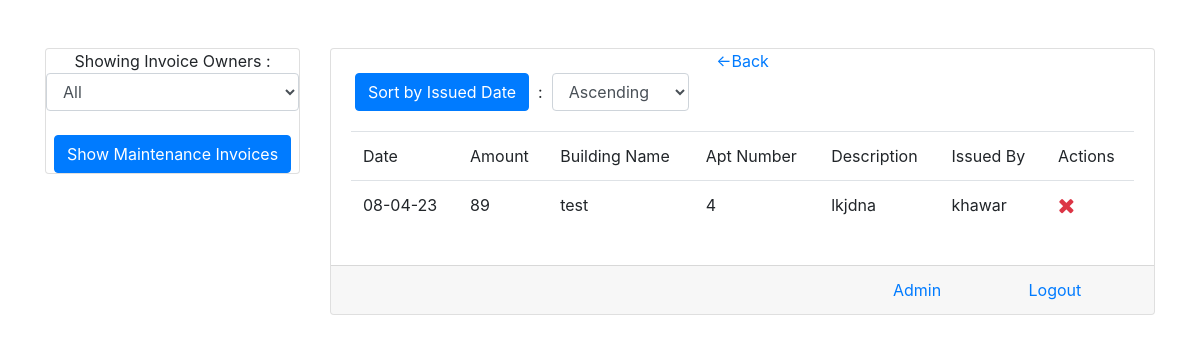
Page /owner-maintenance-invoices/1 (signed in) on the committed database.
### app/models.py (models this page shows, shortened)
class maintenance_invoice(models.Model):
    user = models.ForeignKey(User,on_delete=models.SET_NULL,null=True,blank=True)
    apartment = models.ForeignKey(apartment,on_delete=models.SET_NULL,null=True,blank=True)
    owner = models.ForeignKey(invoice_owner,on_delete=models.CASCADE)
    amount = models.IntegerField(default=0)
    today_date = models.DateField(auto_now_add=True)
    note = models.TextField(max_length=2000,null=True,blank=True)
    invoice_number = models.IntegerField(default=0)
    is_deleted = models.BooleanField(default=False)

class apartment(models.Model):
    aprt_number = models.CharField(max_length=50,null=True,blank=True)
    name = models.CharField(max_length=300,null=True,blank=True)
    phone_nmber = models.CharField(max_length=50,null=True,blank=True)
    type_of = models.CharField(max_length=300,null=True,blank=True)
    dob = models.DateField(null=True,blank=True)
    contract_number = models.CharField(max_length=300,null=True,blank=True)
    elect_number = models.CharField(max_length=300,null=True,blank=True)
    note = models.TextField(max_length=2000,null=True,blank=True)
    building = models.ForeignKey(building,on_delete=models.CASCADE)
    annual_rent = models.CharField(max_length=50,null=True,blank=True)
    payment_method = models.CharField(max_length=10,null=True,blank=True)
    temp_del = models.BooleanField(default=False)
    temp_del_date = models.DateField(null=True,blank=True)
    aprt_link = models.ForeignKey("tenant_link",on_delete=models.SET_NULL,blank=True,null=True)
    new_tenant_added = models.BooleanField(default=False)
    display_order = models.IntegerField(default=0)

class building(models.Model):
    name = models.CharField(max_length=300,null=True,blank=True)
    owner = models.ForeignKey(invoice_owner,on_delete=models.SET_NULL,null=True,blank=True)

### app/views.py (the view, shortened to what this page needs)
# urls.py: path("owner-maintenance-invoices/<str:id>",views.owner_maintenance_invoices,name="owner-maintenance-invoices"),
@login_required(login_url='/')
def owner_maintenance_invoices(request,id):
    if id:
        template = "owners_maintenance_invoice.html"
        context = {}
        obj = get_user_profile(request.user)
        context['type_of_user'] = obj.type_of_user == 'd'
        if id != "x":
            context['sel_owner'] = int(id)
        if request.method == "POST" and request.POST['asc_desc'] in ("0","1"):
            context["order"] = request.POST['asc_desc']
            if request.POST["asc_desc"] == "0":
                if id != "x":
                    objs = maintenance_invoice.objects.filter(is_deleted=False,owner__id=int(id)).order_by("today_date")
                else:
                    if obj.type_of_user in ('v','w'):
                        temp2 = maintenance_invoice.objects.filter(is_deleted=False).order_by("today_date")
                        objs = []
                        for i in temp2:
                            if i.owner in obj.invoice_owner_allowed.all():
                                objs.append(i)
                    else:
                        objs = maintenance_invoice.objects.filter(is_deleted=False).order_by("today_date")
            else:
                if id != "x":
                    objs = maintenance_invoice.objects.filter(is_deleted=False,owner__id=int(id)).order_by("-today_date")
                else:
                    if obj.type_of_user in ('v','w'):
                        temp2 = maintenance_invoice.objects.filter(is_deleted=False).order_by("-today_date")
                        objs = []
                        for i in temp2:
                            if i.owner in obj.invoice_owner_allowed.all():
                                objs.append(i)
                    else:
                        objs = maintenance_invoice.objects.filter(is_deleted=False).order_by("-today_date")
        else:
            if id != "x":
                objs = maintenance_invoice.objects.filter(is_deleted=False,owner__id=int(id))
        context['objs'] = objs
        if obj.type_of_user in ('v','w'):
            temp2 = maintenance_invoice.objects.filter(is_deleted=False)
            temp2_list = []
            for i in temp2:
                if i in obj.invoice_owner_allowed.all():
                    temp2_list.append(i)
            context['owners'] = temp2_list
        else:
            context['owners'] = maintenance_invoice.objects.filter(is_deleted=False)
        return render(request,template,context)
    else:
        return redirect('/home')

### app/views.py (called while the page is built)
def get_user_profile(userobj):
    try:
        obj = user_profile.objects.get(user=userobj)
    except:
        obj = user_profile()
        obj.user = userobj
        obj.save()
    return obj

### templates/owners_maintenance_invoice.html (shortened to what this page needs)
<!DOCTYPE html>
    <html lang="en">
        <head>
            <link rel="stylesheet" href="https://maxcdn.bootstrapcdn.com/bootstrap/4.4.1/css/bootstrap.min.css">
            <link rel="stylesheet" href="https://cdnjs.cloudflare.com/ajax/libs/font-awesome/4.7.0/css/font-awesome.min.css">
        </head>
        <body>
            <br><br>
            <div class="container">
                <div class="row justify-content-center">
                    <div class="col-lg-3">
                        <div class="card">
                            <div class="card-head text-center">
                                Showing Invoice Owners : <select class="form-control" id="owners-invoice">
                                    <option value="x">All</option>
                                </select><br>
                                <button class="btn btn-primary" onclick="redirectToMainInvoices();">
                                    Show Maintenance Invoices
                                </button><br>
                            </div>
                        </div>
                    </div>
                    <div class="col-lg-9">
                        <div class="card">
                            <div class="card-head text-center">
                                <a href="{% url 'home' %}"><-Back</a>
                                <div class="form-inline">
                                    &ensp;&ensp;&ensp;<button class="btn btn-primary" form="sort-form" onclick="this.form.submit();">
                                        Sort by Issued Date
                                    </button>&nbsp; : &nbsp;
                                    <select class="form-control" form="sort-form" name="asc_desc">
                                        <option value="0" {% if order == '0' %}selected{% endif %} >Ascending</option>
                                    </select>
                                </div>
                            </div>
                            <div class="card-body">
                                {% if objs %}
                                    <table class="table">
                                        <tr>
                                            <td>Date</td>
                                            <td>Amount</td>
                                            <td>Building Name</td>
                                            <td>Apt Number</td>
                                            <td>Description</td>
                                            <td>Issued By</td>
                                            <td>Actions</td>
                                        </tr>
                                        {% for i in objs %}
                                            <tr id="row-{{forloop.counter}}" class="invoice_rows">
                                                <td>{{i.today_date | date:'d-m-y'}}</td>
                                                <td>{{i.amount}}</td>
                                                <td>{{i.apartment.building.name}}</td>
                                                <td>{{i.apartment.aprt_number}}</td>
                                                <td>{{i.note}}</td>
                                                <td>{{i.user.username}}</td>
                                                <td>{% if request.user.is_superuser %}
                                                    <a onclick="confirm_delete('{% url 'delete-maintenance-invoice' i.id %}')" title="Delete"><span class="fa text-danger fa-lg fa-remove"></span></a>
                                                    {% endif %}</td>
                                            </tr>
                                        {% endfor %}
                                    </table>
                                {% else %}
                                    <a>This Apartments Has No Maintenance Invoices Right Now.</a>
                                {% endif %}
                            </div>
                            <div class="card-footer">
                                <div class="row justify-content-around">
                                    <div class="col-lg-8">
                                    </div>
                                    {% if request.user.is_superuser %}
                                        <div class="col-lg-2">
                                            <a href="/admin">
                                                Admin
                                            </a>
                                        </div>
                                    {% endif %}
                                    <div class="col-lg-2">
                                        <a href="{% url 'logout' %}">
                                            Logout
                                        </a>
                                    </div>
                                </div>
                            </div>
                        </div>
                    </div>
                </div>
            </div>
        </body>
    </html>

### rows in the picture
maintenance_invoice: today_date "08-04-23", amount "89", apartment.building.name "test", apartment.aprt_number "4", note "lkjdna", user.username "khawar"
